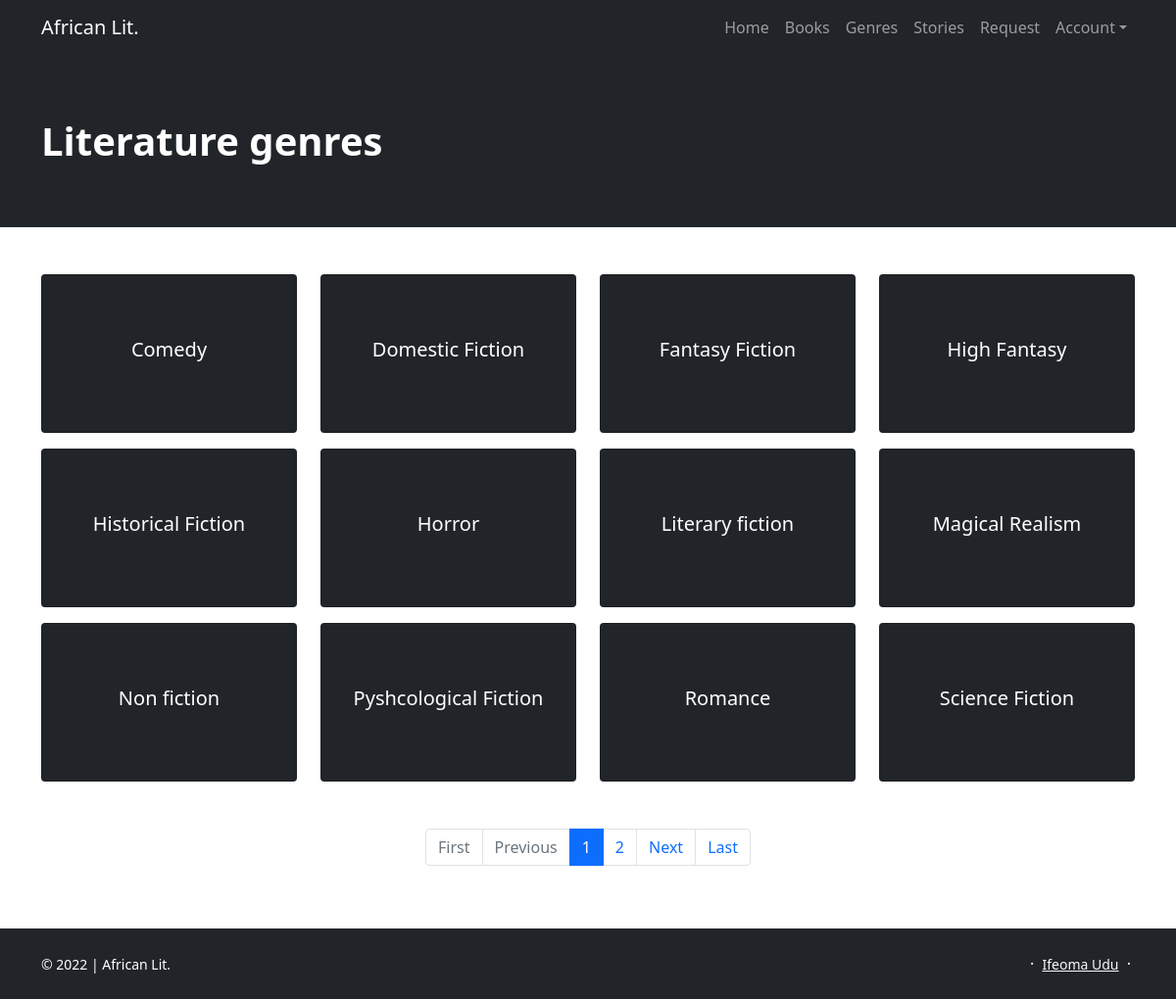
The page /genres/ on the database its author committed.
### book/models.py (models this page shows, shortened)
class Genre(models.Model):
    name = models.CharField(max_length=50)
    slug = models.CharField(max_length=50)
    class Meta:
        ordering = ['name']
    def get_absolute_url(self):
        return reverse('genre_detail',
                       kwargs={'slug': self.slug})

### django_books/views.py (the view)
# urls.py: path('genres/', views.genres, name='genres'),
def genres(request):
    genres = Genre.objects.all()
    genres = mk_paginator(request, genres, 12)
    return render(request, 'genres.html', {'genres': genres})

### django_books/utils.py (called while the page is built)
def mk_paginator(request, items, num_items):
    paginator = Paginator(items, num_items)
    page = request.GET.get('page', 1)
    try:
        items = paginator.page(page)
    except PageNotAnInteger:
        items = paginator.page(1)
    except EmptyPage:
        items = paginator.page(paginator.num_pages)
    return items

### templates/genres.html (shortened to what this page needs)
{% extends "base.html" %}
{% block content %}
<header class="bg-dark py-3">
    <div class="container">
        <div class="row">
            <div class="col-9">
                <div class="my-5">
                    <h1 class="fw-bolder text-white">Literature genres</h1>
                </div>
            </div>
        </div>
    </div>
</header>
<section class="container my-5">
    <div class="row gy-3">
        {% for genre in genres %}
        <div class="col-lg-3">
            {% include '_genre_list.html' %}
            </div>
        {% empty %}
            <p>No data available.</p>
        {% endfor %}
        {% include "_pagination.html" with page_obj=genres %}
    </div>
</section>
{% endblock %}

### templates/_genre_list.html
<div class="card py-3 bg-dark">
    <a href="{{ genre.get_absolute_url }}" class="text-decoration-none">
        <div class="card-body py-5">
            <h5 class="text-center text-white text-center">{{ genre.name }}</h5>
        </div>
    </a>
</div>

### rows shown on the page
Genre: name "Comedy"
Genre: name "Domestic Fiction"
Genre: name "Fantasy Fiction"
Genre: name "High Fantasy"
Genre: name "Historical Fiction"
Genre: name "Horror"
Genre: name "Literary fiction"
Genre: name "Magical Realism"
Genre: name "Non fiction"
Genre: name "Pyshcological Fiction"
Genre: name "Romance"
Genre: name "Science Fiction"

### other values the page prints
{{ page_num }} "1"
{{ page_num }} "2"
